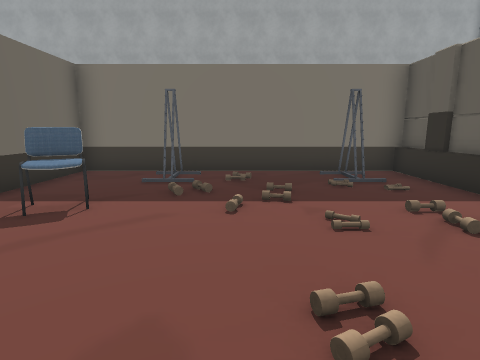
view 1 (above)

22 first-person views from a walk through a 3-D level made in the Unity game engine. The camera is 1.2 m above the floor, tilts 10° down and sees 80° across. The floor is counted in squares, 1 m on a side. Each view is taken from the middle of a square. On the plan, view 1 faces up. The plan holds only what a view shows up to about 13 squares ahead; the rest is blank. The place goes on beyond the plan. The player is left out. Door leaves are left out, so doorways stand open. Some surface patterns are stand-ins.

view 2
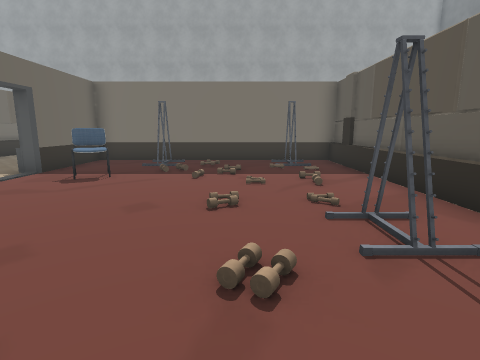

view 3
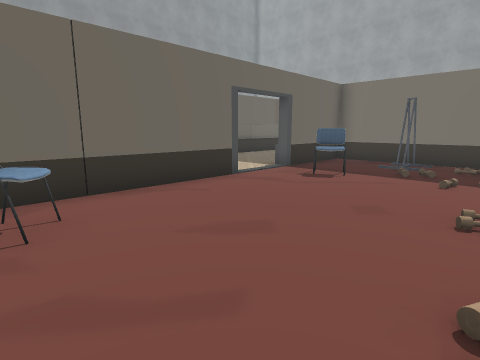

view 4
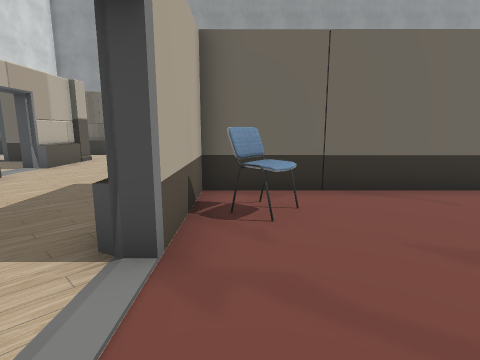

view 5
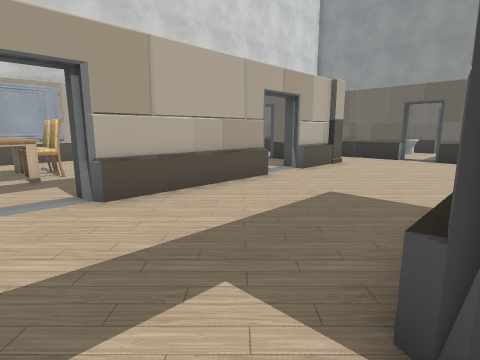

view 6
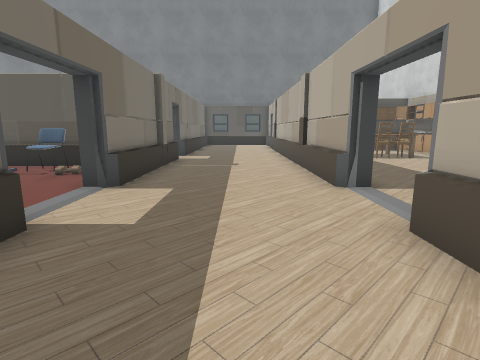

view 7
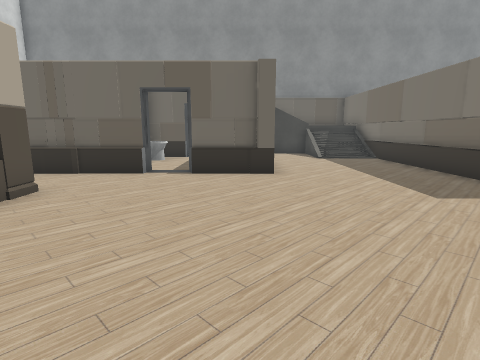

view 8
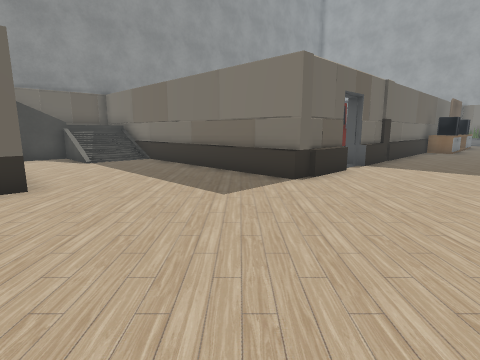

view 9
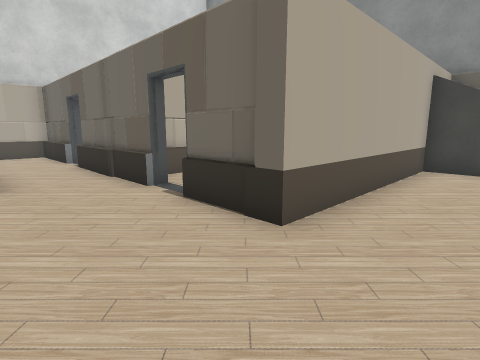

view 10
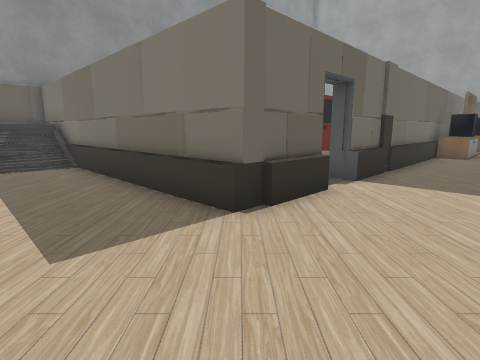

view 11
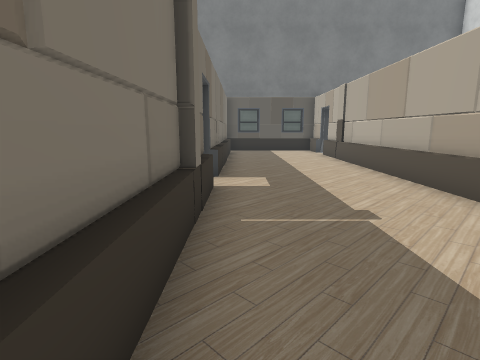

view 12
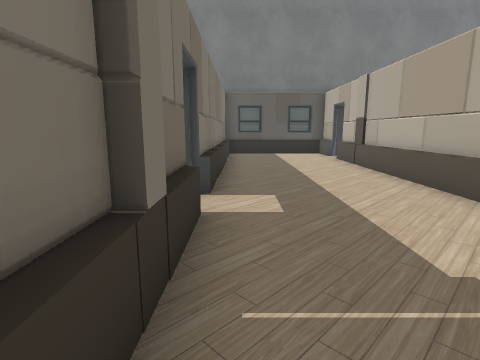

view 13
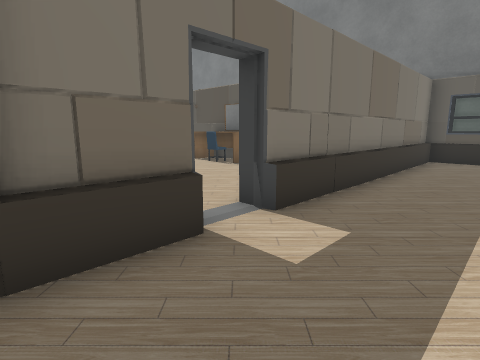

view 14
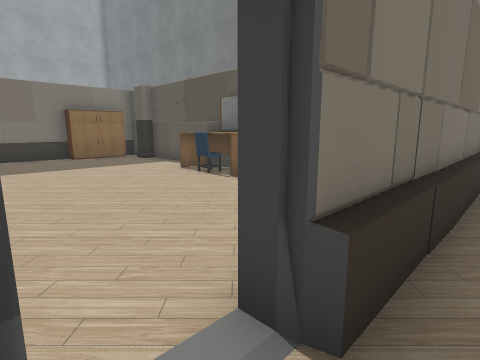

view 15
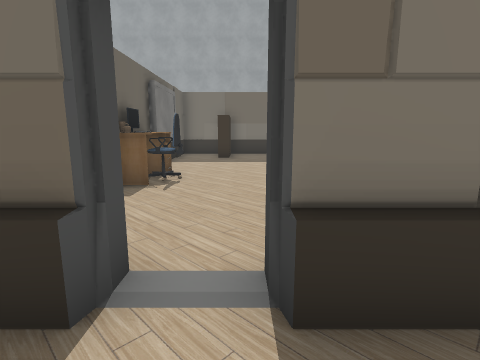

view 16
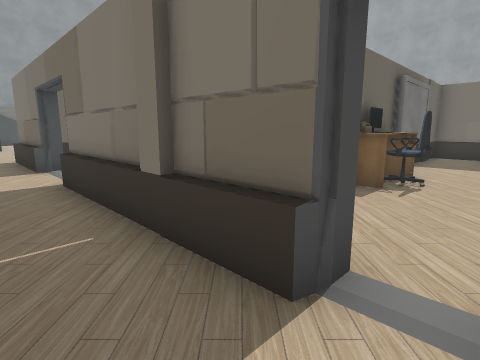

view 17
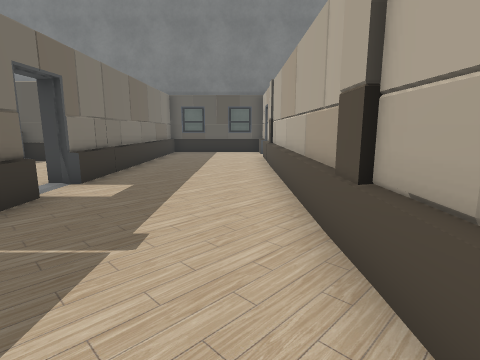

view 18
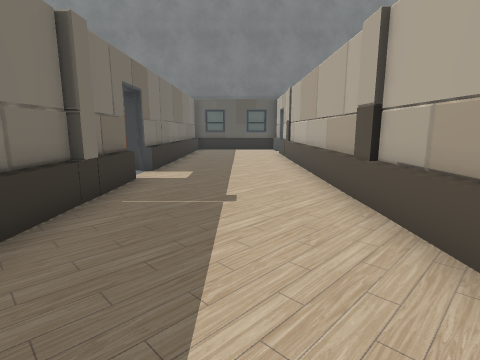

view 19
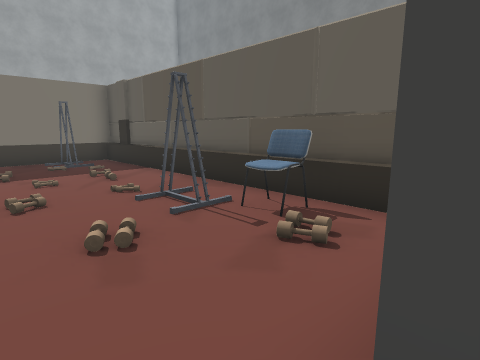

view 20
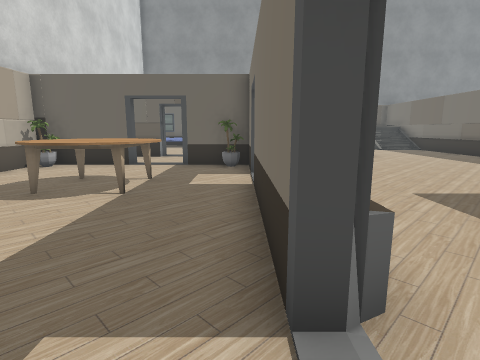

view 21
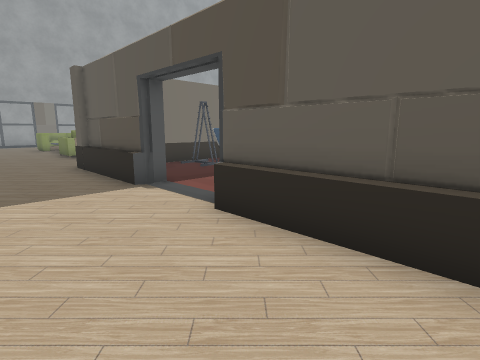

view 22
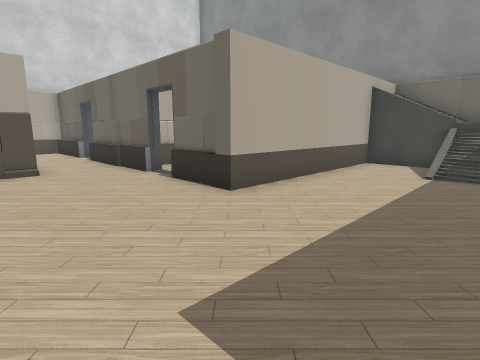

### Floor plan
Points are (right, up) in squares from view 1. A wall is a line through its corners. A room is listed if a view was taken in it or the views show most of it. See-through windows are left out.
Room 1 (views 1, 2, 3, 4, 5, 19)
walls: (-4.6, 2.5) (-4.6, -3.8) (-1.5, -3.8) (-1.5, -4.4); (4.7, 0.4) (4.7, 3.5); (4.7, 4.4) (4.7, 8.4) (-4.6, 8.4) (-4.6, 4.8) (-5.3, 4.8); (0.8, -4.4) (0.8, -3.8); (4.7, -2.6) (4.7, -0.5)
low walls: (4.5, -2.8) (4.5, 7)
ways out: opening at (-5, 3.5) to room 2; opening at (-0.5, -4) to room 2; gap at (-2, 8); gap at (3, 8)
objects: chair (-4, -3) to (-3, -2); chair (-3, 4) to (-3, 5); other object (-2, 7); other object (-1, 5); other object (-1, 6); other object (0, 4); other object (0, 7); other object (1, -1); other object (1, 1); other object (1, 2); other object (1, 3); other object (1, 4); other object (1, 5); other object (1, 6); other object (2, 2); other object (2, 6); other object (3, -2); chair (3, -1) to (4, -1); other object (3, 0) to (3, 1); other object (3, 3); other object (3, 4); other object (3, 6); other object (3, 7)
Room 2 (views 6, 7, 8, 9, 10, 11, 12, 13, 14, 15, 16, 17, 18, 20, 21, 22)
walls: (-1.5, -4.2) (-5.4, -4.2); (-5.1, -0.9) (-5.1, 2.5); (-1.5, -9) (-1.5, -9.7); (-6.3, -9.2) (-1.5, -9.2); (0.8, -9.2) (5.2, -9.2); (0.8, -9.8) (0.8, -9) (15, -9); (-9.9, -9.2) (-7.8, -9.2); (-10.6, -9) (-7.8, -9) (-7.8, -9.7); (-9.8, 1) (-18.5, 1); (4.8, -4.2) (0.8, -4.2); (-13, -7.5) (-13, -12.3); (-5.1, 4.8) (-5.1, 8.5); (-5.3, 4.8) (-5.3, 9.1); (-9.8, 3.4) (-9.8, 0.8); (5.5, -9.2) (13.5, -9.2); (-10.2, -13.7) (-9.8, -13.7); (7.1, -4.4) (0.8, -4.4); (7.1, -4.2) (5.1, -4.2); (-13, -13.5) (-13, -16.9); (9.5, -4.2) (8.2, -4.2); (-18.4, -1.7) (-19.6, -1.7); (-12.8, -16.9) (-11.2, -16.9); (-9.8, 9.5) (-9.8, 4.5); (-19.6, -1.6) (-19.6, -4.1) (-12.8, -4.1) (-12.8, -4.6); (13.6, -9.2) (15, -9.2); (16.5, -4.2) (11.4, -4.2)
low walls: (-1.5, -4.4) (-5.4, -4.4); (-5.3, -0.9) (-5.3, 2.4); (-6.2, -9) (-1.5, -9); (-9.8, 0.8) (-18.8, 0.8) (-18.8, -0.1); (-12.8, -9.5) (-12.8, -12.2); (-12.8, -13.5) (-12.8, -16.9); (9.5, -4.4) (8.2, -4.4); (-18.3, -1) (-18.4, -1.7); (-18.5, -0.9) (-18.5, -1.7); (-18.8, -0.9) (-18.8, -1.5); (-18.5, 0.8) (-18.5, -0.1); (16.5, -4.4) (11.4, -4.4)
ways out: opening at (-5, 3.5) to room 1; opening at (-0.5, -4) to room 1; opening at (-10, -12.5); opening at (-7, -9.5); opening at (-0.5, -9.5); open door at (-13, -13); open door at (-13, -7); open door at (-10, 4); open door at (7.5, -4); open door at (15.5, -9)

Where each view was taken, in squares from view 1:
view 1: 0 up, 0 right, facing up
view 2: 3 down, 1 right, facing up
view 3: 3 down, 1 right, facing up-left
view 4: 3 down, 1 right, facing left
view 5: 4 down, 0 right, facing down-left
view 6: 7 down, 5 left, facing right
view 7: 5 down, 5 left, facing left
view 8: 5 down, 6 left, facing up-left
view 9: 2 down, 10 left, facing down-left
view 10: 2 down, 7 left, facing up-left
view 11: 5 down, 1 right, facing right
view 12: 5 down, 3 right, facing right
view 13: 7 down, 5 right, facing up-right
view 14: 5 down, 7 right, facing up-right
view 15: 6 down, 8 right, facing up
view 16: 6 down, 8 right, facing up-left
view 17: 8 down, 2 right, facing right
view 18: 7 down, 0 right, facing right
view 19: 4 down, 0 right, facing up-right
view 20: 10 down, 0 right, facing left
view 21: 1 down, 8 left, facing up-right
view 22: 0 up, 9 left, facing down-left
